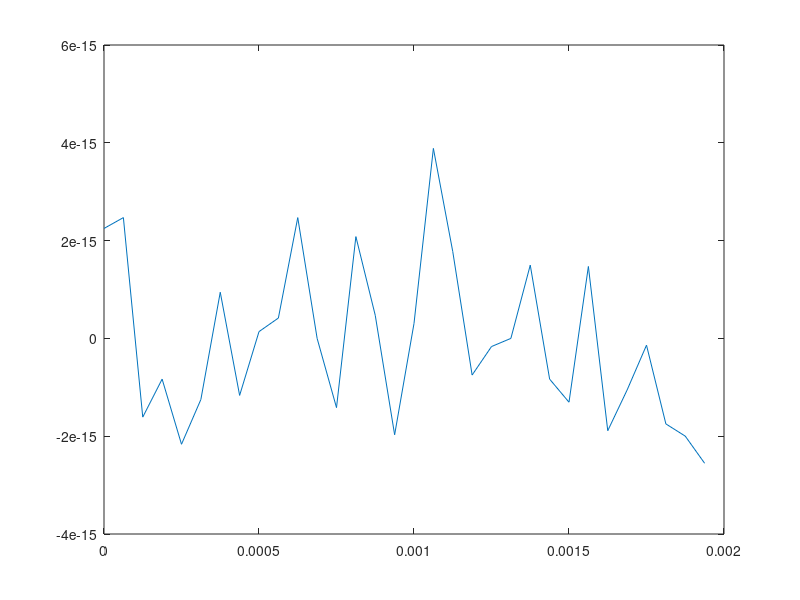

The MATLAB script that drew this image:
% N=32;
% X=0;
% Ts=0.002;
% pi=3.1415926;
% step=Ts/N;
% m=0:step:Ts;
% w=2*pi/N;
% x=sin(m);
% for k=1:N
%     X=X+x(k)*exp(-j*2*pi/N*k*Ts);
% end

clc;clear;
Ts=0.002;
N = 32;
step=Ts/N;
m=0:step:Ts-step;
f0=1/Ts;
x=sin(2*pi*f0*m);
X= zeros(1,N);
for t=1:N
    for k =1:N
        X(t) = X(t)+x(k)*exp(-j*2*pi/32*(t-1)*Ts);
    end
end
figure(2);
plot(m,X);
